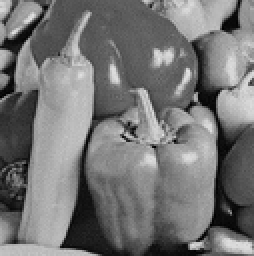
%> input picture Practical-Data-Science/DS Assignment 1/q1/fruit.pgm, 127 x 128 px, shrunk from 253 x 254 before the run (shown 2 times larger)
$ octave executor.m   (GNU Octave 9; MATLAB toolbox functions it lacks are replaced by stand-ins)
%> lines starting %> are read from the running program, lines starting %| are printed output that depends on the picture
### Practical-Data-Science/DS Assignment 1/q1/svt.m
function [Z] = svt(X, Mask)

addpath('./PROPACK/')
% X = imread('fruit.pgm');
[n1,n2] = size(X);

% sparsity = 0.1;


maxIter = 250;
delta = 1.6;
tau = 15;

Y = zeros(n1,n2);
Z = zeros(n1,n2);

for k = 1:maxIter
    [U,S,V] = svd(Y, 'econ');
    S_hat = max(S - eye(size(S,1)) * tau, 0);
    Z = U * S_hat * V';
    Y = Y + delta * (Mask .* (X - Z) );
end

% subplot(1,2,1); imshow(X)
% subplot(1,2,2); imshow(Z)

### Practical-Data-Science/DS Assignment 1/q1/isvd.m
function [V] = isvd(X, Mask)

% X = imread('fruit.pgm');
[n,m] = size(X);

d = m;

U = orth(rand(n,d));
W = orth(randn(d,d));
V = ones(n,m);

for t = 1:m
    omega = Mask(:,t);
    v = X(:,t);
    U_omega = Mask .* U;
    w = U_omega' * v;

    p = (U*w);
    for i = 1:n
        if (omega(i) == 1)
            V(i,t) = v(i);
        else
            V(i,t) = p(i) ;
        end
    end

    r = V(:,t) - p;

    Upt = eye(d+1);
    Upt(1:d,d+1) = w;
    Upt(d+1,d+1) = norm(r);

    [U1, S1, V1] = svd(Upt);
    U_cap = U1(:,1:d);

    U = [U r/norm(r)] * U_cap * W;
end

% subplot(1,2,1); imshow(X)
% subplot(1,2,2); imshow(V);

### Practical-Data-Science/DS Assignment 1/q1/executor.m
clear;clc;
addpath('./PROPACK/')
X = imread('fruit.pgm');
%> X is the input picture: size 128x127 uint8; min 0, max 226, mean 116.9
[n1,n2] = size(X);
%> n1 = 128; n2 = 127

X = double(X);
%> X: size 128x127 double
X = X / max(max(X));
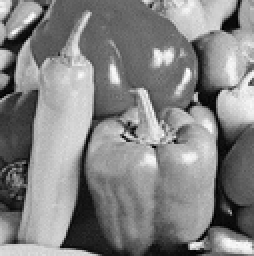
%> X: size 128x127 double (shown 2 times larger); min 0, max 1, mean 0.517


sparsity_values = [.1 .2 .3 .4 .5 .6 .7 .8 .9];
svt_fro = zeros(length(sparsity_values),1);
isvd_fro = zeros(length(sparsity_values),1);

% [28 lines of commented-out code are left out]

sparsity_values = [.9];
for k = 1:length(sparsity_values)
    sparsity = sparsity_values(k);
    Mask = double(rand(n1,n2) > sparsity);
    X_temp = X .* Mask;
    tau = 15;
    sparsity = sparsity_values(k);
    X_svt = svt(X_temp, Mask);
    X_isvd = isvd(X_temp, Mask);
    figure();

    subplot(1,3,1); imshow(X_temp); title('Original')
    subplot(1,3,2); imshow(X_svt); title('SVT');
    subplot(1,3,3); imshow(X_isvd); title('ISVD');
    pause;
end
%> this loop made 1 pass
%> pass 1, `X_temp = X .* Mask;`:
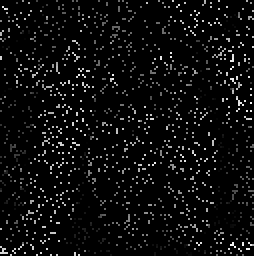
%> X_temp: size 128x127 double (shown 2 times larger); min 0, max 0.969, mean 0.0509
%> pass 1, `X_svt = svt(X_temp, Mask);`:
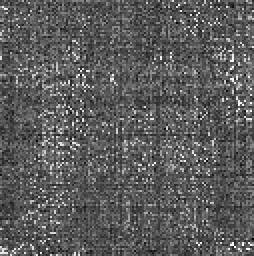
%> X_svt: size 128x127 double (shown 2 times larger); min -0.265, max 0.969, mean 0.183; drawn with min black and max white
%> pass 1, `X_isvd = isvd(X_temp, Mask);`:
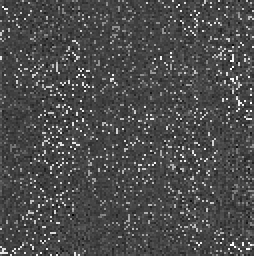
%> X_isvd: size 128x127 double (shown 2 times larger); min -0.324, max 0.969, mean 0.0656; drawn with min black and max white
%> pass 1, `imshow(X_svt)`:
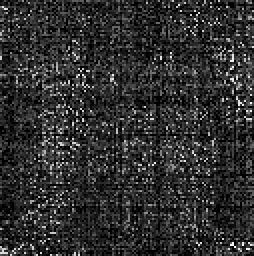
%> displayed picture: size 128x127, on the screen's scale of 0 to 255 (shown 2 times larger); min 0, max 247, mean 47.7
